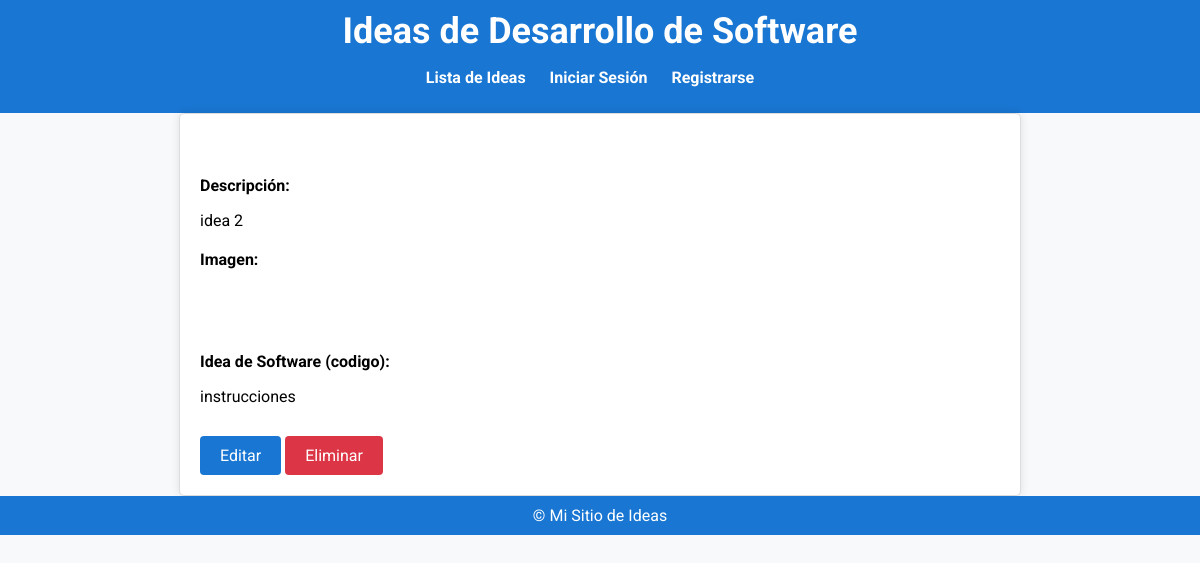
The page /idea/5/ on the database its author committed.
### idea_app/models.py (models this page shows, shortened)
class Idea(models.Model):
    user = models.ForeignKey(User, on_delete=models.CASCADE)
    title = models.CharField(max_length=255, editable=True)
    description = models.TextField(editable=True)
    image = models.ImageField(upload_to='ideas/', editable=True)
    software_idea = models.TextField(editable=True)
    created_at = models.DateTimeField(auto_now_add=True)

### idea_app/views.py (the view)
# urls.py: path('idea/<int:pk>/', views.idea_detail, name='idea_detail'),
def idea_detail(request, pk):
    idea = get_object_or_404(Idea, pk=pk)
    return render(request, 'ideas/idea_detail.html', {'idea': idea})

### idea_app/templates/ideas/idea_detail.html (shortened to what this page needs)
{% extends 'home.html' %}
{% load static %}
{% block content %}
<div class="container">
  <h1>{{ idea.title }}</h1>
  <div class="form-group">
    <label for="description">Descripción:</label>
    <p>{{ idea.description }}</p>
  </div>
  <div class="form-group">
    <label for="image">Imagen:</label>
    <img src="{{ idea.image.url }}" alt="{{ idea.title }}" class="img-fluid">
  </div>
  <div class="form-group">
    <label for="software_idea">Idea de Software (codigo):</label>
    <p>{{ idea.software_idea }}</p>
  </div>
  <a href="{% url 'idea_edit' idea.pk %}" class="btn btn-primary">Editar</a>
  <a href="{% url 'idea_delete' idea.pk %}" class="btn btn-danger">Eliminar</a>
</div>
{% endblock %}

### static/css/styles.css (style rules this page uses)
body { font-family: "Roboto", sans-serif; background-color: #f8f9fa; margin: 0; padding: 0; }
.container { max-width: 800px; margin: 0 auto; padding: 20px; background-color: #fff; border: 1px solid #ddd; border-radius: 5px; box-shadow: 0px 0px 10px rgba(0, 0, 0, 0.1); }
h1 { font-size: 36px; margin: 0; color: #fff; }
.btn { display: inline-block; padding: 10px 20px; margin-top: 10px; text-align: center; text-decoration: none; background-color: #1976D2; color: #fff; border: none; border-radius: 4px; cursor: pointer; transition: background-color 0.3s; }
.btn-primary { background-color: #1976D2; }
.btn-danger { background-color: #dc3545; }
.img-fluid { max-width: 100%; height: auto; border-radius: 4px; }
.form-group { margin-bottom: 20px; }
label { font-weight: bold; }

### rows shown on the page
Idea: description "idea 2", image (picture), software_idea "instrucciones"
